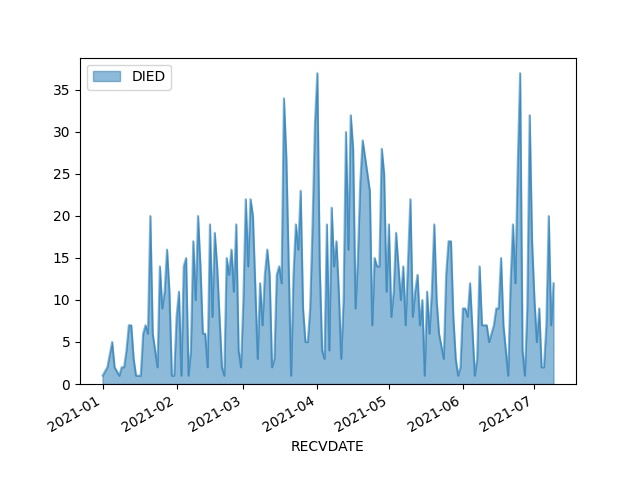

Recreate this plot in Python.
#vaers.py
#version in rpi 6205
#last modified
#8/15/2021 added deletion of movig av file before creation
#8/4/2021 removed dead column from webpage
#8/3/2021 changed sort order (most recent first)
#7/31/2021 added moving averages
#7/30/2021 added drop_duplicates()
#7/25/2021: fixed daterange
#7/22/2021 imported from dell laptop
#7/21/2021 changed web pages creation


import csv
import os
import pandas as pd
import matplotlib.pyplot as plt
import datetime
today = datetime.date.today()

webfolder = '/var/www/html/coronavirus/'
#csvfolder = 'C:/coronavirus/csv/'
workfolder = '/home/pi/Documents/'
#dbfile = workfolder + '2020_AND_2021_VAERSData.csv'
dbfile = workfolder + 'VAERSDATA.csv'
#/home/pi/Documents/2021VAERSDATA.csv
webpage = webfolder + 'vaers.html'
webpage2 = webfolder + 'vaers2.html'

#------functions-----------------------------------
# webpage is the file like index.html (full path)
# table is the html content as table, coming from dataframe.to_csv
# total is the count of the table items
def make_html(webpage,table, total, daterange, message=''):
    today = str(datetime.date.today())
    s = '<html>'
    s = s + '<body>'
    s = '<h1>VAERS USA Data - updated from latest file from vaers.hhs.gov </h1>'
    s = s + '<br><b>Date run: ' + today + ' - Total deaths ' + str(total) + '</b><br>'
    s = s + '<br><b>' + daterange  + '</b><br>'
    s = s + message
    s = s + table
    s = s + '<p>'
    s = s  + '<a href="vaers_notes.html">Notes on data</a><p>'
    s = s + '</body>'
    s = s + '</html>'
    with open(webpage, "w", encoding="utf-8") as f:
        f.write(s)

#------end of functions----------------------------



#create dataframe from dbfile
pd.set_option('display.max_rows', 2)
df1 = pd.read_csv(dbfile, encoding='latin1',thousands=',', low_memory=False, usecols = ['VAERS_ID','RECVDATE','SYMPTOM_TEXT','STATE','AGE_YRS','DIED'])
df1 = df1.drop_duplicates()
columns = df1.columns
print('Columns chosen:')
for x in columns:
    print(x)
#7/25/2021    
df1["RECVDATE"] = pd.to_datetime(df1["RECVDATE"])

#8/15/2021 limit to years 2020 and up
mask = (df1['RECVDATE'] > '2019-12-31')
df1 = df1.loc[mask]



mindate = df1['RECVDATE'].min()
maxdate = df1['RECVDATE'].max()
print('mindate, maxdate', mindate, maxdate)
datesrange = 'Dates range:' + str(mindate) + ' to ' + str(maxdate)
print(datesrange)
#datesrange = 'Dates range:' + df1['RECVDATE'].min() + ' to ' + df1['RECVDATE'].max()
#print(datesrange)
# print(columns)
# Index(['VAERS_ID', 'RECVDATE', 'STATE', 'AGE_YRS', 'CAGE_YR', 'CAGE_MO', 'SEX',
#        'RPT_DATE', 'SYMPTOM_TEXT', 'DIED', 'DATEDIED', 'L_THREAT', 'ER_VISIT',
#        'HOSPITAL', 'HOSPDAYS', 'X_STAY', 'DISABLE', 'RECOVD', 'VAX_DATE',
#        'ONSET_DATE', 'NUMDAYS', 'LAB_DATA', 'V_ADMINBY', 'V_FUNDBY',
#        'OTHER_MEDS', 'CUR_ILL', 'HISTORY', 'PRIOR_VAX', 'SPLTTYPE',
#        'FORM_VERS', 'TODAYS_DATE', 'BIRTH_DEFECT', 'OFC_VISIT', 'ER_ED_VISIT',
#        'ALLERGIES'],

print('df1 no limitations count of deaths')
#print(df1.VAERS_ID.count())
deathscount = len(df1[df1['DIED'] == 'Y'])
print(deathscount)


df1 = df1[ (df1['DIED'] == 'Y') &  (df1['SYMPTOM_TEXT'].str.contains('covid', case = False) | df1['SYMPTOM_TEXT'].str.contains('coronavirus', case = False) )]
df1 = df1.sort_values(by='RECVDATE', ascending=False)
#df1 = df1[ (df1['DIED'] == 'Y')]
#print("df1 DIED and SYMPTOM_TEXT > '' and SYMPTON_TEXT contains covid, moderna, johnson, zeneca,coronavirus count")

#deathscount = str(df1.VAERS_ID.count())
deathscount = len(df1[df1['DIED'] == 'Y'])
print('deaths after limiting:',deathscount)
print('Saving file all columns')
#dropping redundant DIED column
df3 = df1.drop(['DIED'], axis=1)
df1.to_csv(workfolder + 'vaers_covid_deaths.csv', index=False)

print('Creating main webpage vaers.html')
table = df3.to_html(na_rep='', escape=False)
print('Saving plain html page only vaers_covid_deaths.html')
wp = webfolder + 'vaers_covid_deaths.html'
with open(wp, "w", encoding="utf-8") as f:
     f.write(table)

make_html(webpage,table, deathscount, datesrange)

print('getting pic')
#here we use df1, which contains DIED
df = df1.drop(['VAERS_ID','STATE','AGE_YRS','SYMPTOM_TEXT'], axis=1)
df["RECVDATE"] = pd.to_datetime(df["RECVDATE"])
df.set_index('RECVDATE')
df = df.groupby('RECVDATE').count()
# df now:
# RECVDATE,DIED
# 2021-01-01,1
# 2021-01-03,2
# 2021-01-05,5
# ...
# 2021-07-07,20
# 2021-07-08,7
# 2021-07-09,12



total_deaths = df.DIED.sum()
print('Total deaths after df.DIED.sum()')
print(total_deaths)
print('Saving file date and deaths only')
df.to_csv(workfolder + 'vaers_covid_deaths2.csv')

print('Making webpage for the grouped death counts by date')
table = df.to_html(na_rep='', escape=False)
print('Saving plain html page only vaers_covid_deaths3.html')
wp = webfolder + 'vaers_covid_deaths3.html'
with open(wp, "w", encoding="utf-8") as f:
     f.write(table)
message = 'Number of deaths for given day'
make_html(webpage2,table, deathscount, datesrange, message)


ax = df.plot.area(stacked=False)
# ax.set_axis_off()
statejpgfile = webfolder + 'vaers.jpg'
plt.savefig(statejpgfile)


#7/31/2021
print('df.head')
print(df.head())
df['SMA_7'] = df.iloc[:,0].rolling(window=7).mean()
df['SMA_30'] = df.iloc[:,0].rolling(window=30).mean()
plt.figure(figsize=[15,10])
plt.grid(True)
plt.plot(df['DIED'],label='deaths')
plt.plot(df['SMA_7'],label='SMA 7 days')
plt.plot(df['SMA_30'],label='SMA 30 days')
# plt.plot(df['SMA_4'],label='SMA 4 Months')
plt.legend(loc=2)
statejpgfile = webfolder + 'vaers_moving_average.jpg'
#8/15/2021
if os.path.exists(statejpgfile):
    os.remove(statejpgfile)
plt.savefig(statejpgfile)